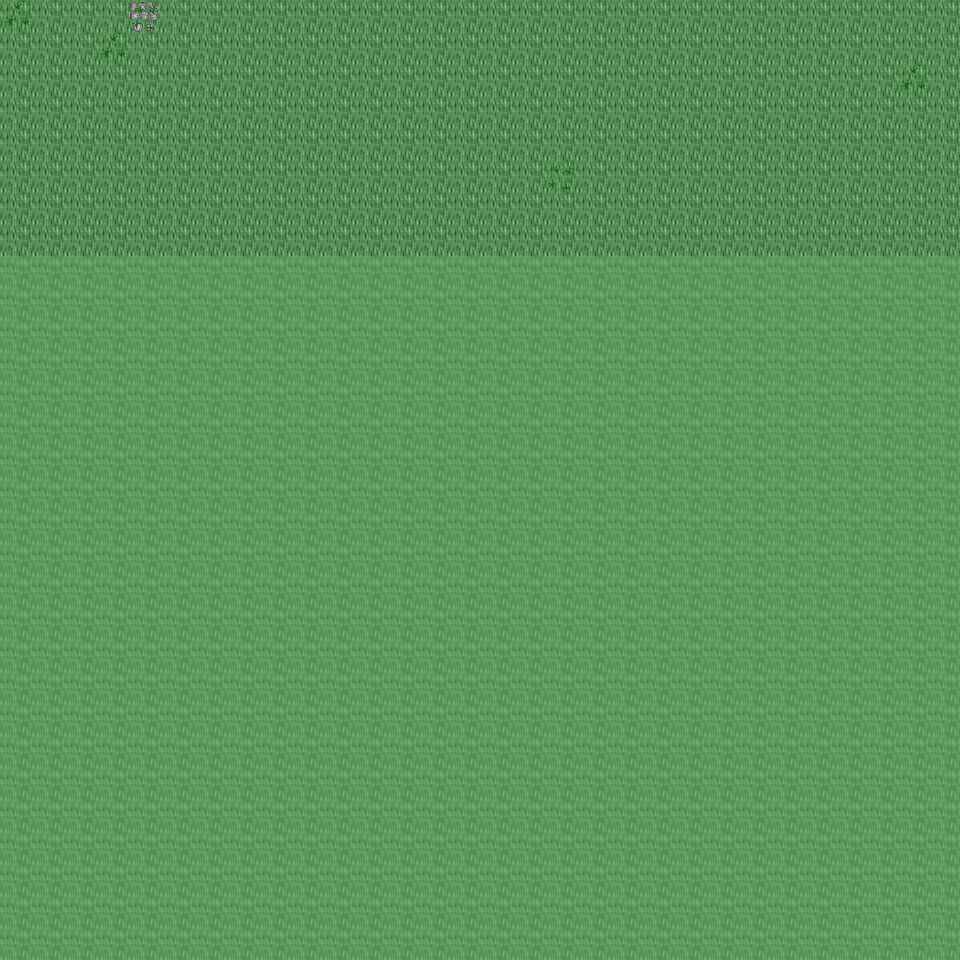

A 2D game scene composited from a Tiled map and its tileset images. What follows is a short description and the map's XML, with each tile layer's data collapsed to a summary:
An orthogonal 30x30 tile map with 32x32 px tiles, 6 tile layers (Ground, Object, Object2, Above, ...), 17 tilesets and 3 objects (3x mapchange).

<map version="1.0" orientation="orthogonal" renderorder="right-down" width="30" height="30" tilewidth="32" tileheight="32" nextobjectid="4">
  <tileset firstgid="1" name="tileset_ground_ground" tilewidth="32" tileheight="32" tilecount="33" columns="3">
    <image source="../drawable/tileset_ground_ground.png" width="96" height="352" />
  </tileset>
  <tileset firstgid="34" name="tileset_ground_ridge_earth_dark" tilewidth="32" tileheight="32" tilecount="96" columns="12">
    <image source="../drawable/tileset_ground_ridge_earth_dark.png" width="384" height="256" />
  </tileset>
  <tileset firstgid="130" name="tileset_ground_rock_pebbles" tilewidth="32" tileheight="32" tilecount="3" columns="1">
    <image source="../drawable/tileset_ground_rock_pebbles.png" width="32" height="96" />
  </tileset>
  <tileset firstgid="133" name="tileset_ground_earth_edges" tilewidth="32" tileheight="32" tilecount="18" columns="6">
    <image source="../drawable/tileset_ground_earth_edges.png" width="192" height="96" />
  </tileset>
  <tileset firstgid="151" name="tileset_plant_leaves" tilewidth="32" tileheight="32" tilecount="8" columns="4">
    <image source="../drawable/tileset_plant_leaves.png" width="128" height="64" />
  </tileset>
  <tileset firstgid="159" name="tileset_plant_flower_daisy_yellow" tilewidth="32" tileheight="32" tilecount="8" columns="2">
    <image source="../drawable/tileset_plant_flower_daisy_yellow.png" width="64" height="128" />
  </tileset>
  <tileset firstgid="167" name="tileset_plant_grasses" tilewidth="32" tileheight="32" tilecount="6" columns="3">
    <image source="../drawable/tileset_plant_grasses.png" width="96" height="64" />
  </tileset>
  <tileset firstgid="173" name="tileset_ground_cobbled_paving" tilewidth="32" tileheight="32" tilecount="1" columns="1">
    <image source="../drawable/tileset_ground_cobbled_paving.png" width="32" height="32" />
  </tileset>
  <tileset firstgid="174" name="tileset_plant_flower_daisy_white" tilewidth="32" tileheight="32" tilecount="8" columns="2">
    <image source="../drawable/tileset_plant_flower_daisy_white.png" width="64" height="128" />
  </tileset>
  <tileset firstgid="182" name="tileset_plant_flower_daisy_red" tilewidth="32" tileheight="32" tilecount="8" columns="2">
    <image source="../drawable/tileset_plant_flower_daisy_red.png" width="64" height="128" />
  </tileset>
  <tileset firstgid="190" name="tileset_logic_collision" tilewidth="32" tileheight="32" tilecount="1" columns="1">
    <image source="../drawable/tileset_logic_collision.png" width="32" height="32" />
  </tileset>
  <tileset firstgid="191" name="tileset_object_tan_tent" tilewidth="32" tileheight="32" tilecount="25" columns="5">
    <image source="../drawable/tileset_object_tan_tent.png" width="160" height="160" />
  </tileset>
  <tileset firstgid="216" name="tileset_item_campfires" tilewidth="32" tileheight="32" tilecount="2" columns="2">
    <image source="../drawable/tileset_item_campfires.png" width="64" height="32" />
  </tileset>
  <tileset firstgid="218" name="tileset_plant_tree_dead_tree_4" tilewidth="32" tileheight="32" tilecount="20" columns="4">
    <image source="../drawable/tileset_plant_tree_dead_tree_4.png" width="128" height="160" />
  </tileset>
  <tileset firstgid="238" name="tileset_plant_tree_fall_trees" tilewidth="32" tileheight="32" tilecount="40" columns="8">
    <image source="../drawable/tileset_plant_tree_fall_trees.png" width="256" height="160" />
  </tileset>
  <tileset firstgid="278" name="tileset_object_well_hoist" tilewidth="32" tileheight="32" tilecount="9" columns="3">
    <image source="../drawable/tileset_object_well_hoist.png" width="96" height="96" />
  </tileset>
  <tileset firstgid="287" name="tileset_ground_grass_edges" tilewidth="32" tileheight="32" tilecount="36" columns="12">
    <image source="../drawable/tileset_ground_grass_edges.png" width="384" height="96" />
  </tileset>
  <layer name="Ground" width="30" height="30">
    <data>[900 cells, 240 non-empty, 1 distinct tile ids]</data>
  </layer>
  <layer name="Object" width="30" height="30">
    <data>[900 cells, 2 non-empty, 2 distinct tile ids]</data>
  </layer>
  <layer name="Object2" width="30" height="30">
    <data>[900 cells, 4 non-empty, 2 distinct tile ids]</data>
  </layer>
  <layer name="Above" width="30" height="30">
    <data>[900 cells, 0 non-empty, 0 distinct tile ids]</data>
  </layer>
  <layer name="Above2" width="30" height="30">
    <data>[900 cells, 0 non-empty, 0 distinct tile ids]</data>
  </layer>
  <layer name="Walkable" width="30" height="30">
    <data>[900 cells, 660 non-empty, 1 distinct tile ids]</data>
  </layer>
  <objectgroup name="MapEvents">
    <object id="1" name="north" type="mapchange" x="0" y="0" width="960" height="32">
      <properties>
        <property name="map" value="0_ados_mountain_n2_w2_x2_y3" />
        <property name="place" value="south" />
      </properties>
    </object>
    <object id="2" name="west" type="mapchange" x="0" y="0" width="32" height="256">
      <properties>
        <property name="map" value="0_ados_mountain_n2_w2_x1_y4" />
        <property name="place" value="east" />
      </properties>
    </object>
    <object id="3" name="east" type="mapchange" x="928" y="0" width="32" height="256">
      <properties>
        <property name="map" value="0_ados_mountain_n2_w2_x3_y4" />
        <property name="place" value="west" />
      </properties>
    </object>
  </objectgroup>
</map>
